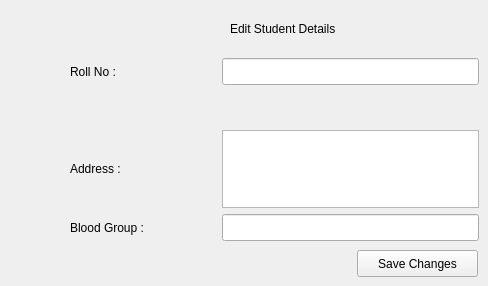
      <widget class="QWidget" name="page_11">
       <widget class="QLabel" name="EditProfileRollLabel">
        <property name="geometry">
         <rect>
          <x>70</x>
          <y>58</y>
          <width>146</width>
          <height>27</height>
         </rect>
        </property>
        <property name="text">
         <string>Roll No :</string>
        </property>
       </widget>
       <widget class="QLineEdit" name="EditProfileRollLineEdit">
        <property name="geometry">
         <rect>
          <x>222</x>
          <y>58</y>
          <width>257</width>
          <height>27</height>
         </rect>
        </property>
       </widget>
       <widget class="QPlainTextEdit" name="EditProfileAddressTextArea">
        <property name="geometry">
         <rect>
          <x>222</x>
          <y>130</y>
          <width>257</width>
          <height>78</height>
         </rect>
        </property>
        <property name="sizePolicy">
         <sizepolicy hsizetype="Expanding" vsizetype="Preferred">
          <horstretch>0</horstretch>
          <verstretch>0</verstretch>
         </sizepolicy>
        </property>
       </widget>
       <widget class="QLabel" name="EditProfileAddressLabel">
        <property name="geometry">
         <rect>
          <x>70</x>
          <y>130</y>
          <width>146</width>
          <height>78</height>
         </rect>
        </property>
        <property name="text">
         <string>Address :</string>
        </property>
       </widget>
       <widget class="QLabel" name="EditProfileBloodLabel">
        <property name="geometry">
         <rect>
          <x>70</x>
          <y>214</y>
          <width>146</width>
          <height>27</height>
         </rect>
        </property>
        <property name="text">
         <string>Blood Group : </string>
        </property>
       </widget>
       <widget class="QLineEdit" name="EditProfileBloodLineedit">
        <property name="geometry">
         <rect>
          <x>222</x>
          <y>214</y>
          <width>257</width>
          <height>27</height>
         </rect>
        </property>
       </widget>
       <widget class="QPushButton" name="EditProfileSaveChangesButton">
        <property name="geometry">
         <rect>
          <x>357</x>
          <y>250</y>
          <width>121</width>
          <height>27</height>
         </rect>
        </property>
        <property name="text">
         <string>Save Changes</string>
        </property>
       </widget>
       <widget class="QLabel" name="EditStudentProfileLabel">
        <property name="geometry">
         <rect>
          <x>230</x>
          <y>20</y>
          <width>161</width>
          <height>17</height>
         </rect>
        </property>
        <property name="text">
         <string>Edit Student Details</string>
        </property>
       </widget>
      </widget>
